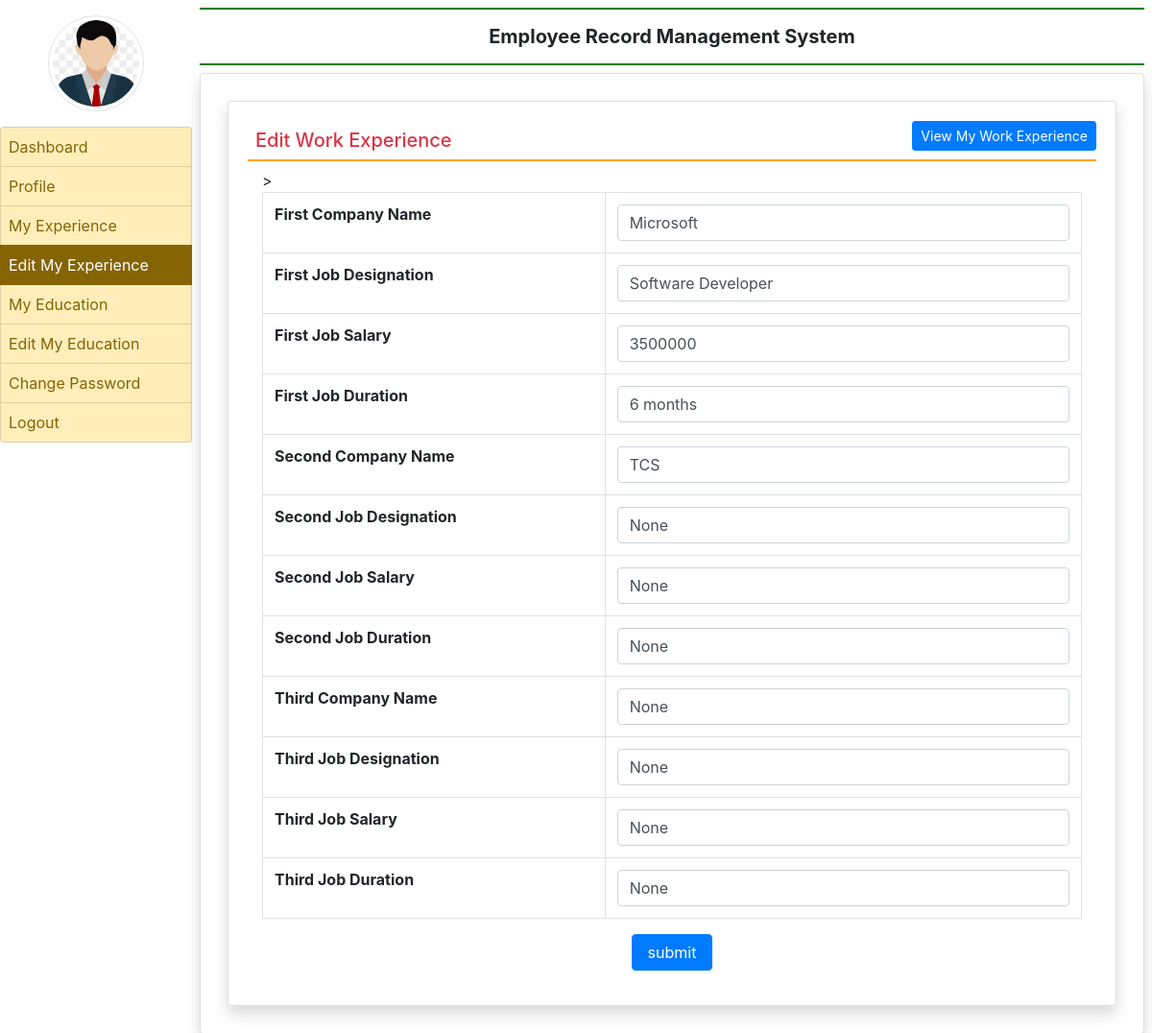
Page /edit_myexperience/ (signed in) on the committed database.
### employee/models.py (models this page shows, shortened)
class EmployeeExperience(models.Model):
    user = models.ForeignKey(User,on_delete=models.CASCADE)
    company1name=models.CharField(max_length=100,null=True)
    company1desig=models.CharField(max_length=100,null=True)
    company1salary=models.CharField(max_length=100,null=True)
    company1duration=models.CharField(max_length=100,null=True)
    company2name=models.CharField(max_length=100,null=True)
    company2desig=models.CharField(max_length=100,null=True)
    company2salary=models.CharField(max_length=100,null=True)
    company2duration=models.CharField(max_length=100,null=True)
    company3name=models.CharField(max_length=100,null=True)
    company3desig=models.CharField(max_length=100,null=True)
    company3salary=models.CharField(max_length=100,null=True)
    company3duration=models.CharField(max_length=100,null=True)

### employee/views.py (the view, shortened to what this page needs)
# urls.py: path('edit_myexperience/', edit_myexperience,name='edit_myexperience'),
def edit_myexperience(request):
    if not request.user.is_authenticated:
        return redirect('emp_login')
    error =""
    user = request.user
    experience=EmployeeExperience.objects.get(user=user)
    return render(request,'edit_myexperience.html',locals())

### employee/templates/edit_myexperience.html (shortened to what this page needs)
{%extends  'emp_base.html'%}
{% block main%}
<div class="card shadow  m-2">
    <div class="card-body">
        <a href="{% url 'my_experience'%}" class="btn btn-primary float-right btn-sm">View My Work Experience</a>
        <h5 class="p-2 text-danger" style="border-bottom: 2px solid  orange">Edit Work Experience</h5>
        <div class="container-fluid">
            <form method="post">
            <table class="table table-bordered">
                <tr>
                    <th>First Company Name</th>
                    <td><input type="text" name="company1name" class="form-control" value="{{experience.company1name}}"></td>
                </tr>
                <tr>
                    <th>First Job Designation</th>
                    <td><input type="text" name="company1desig" class="form-control" value="{{experience.company1desig}}"></td>
                </tr>
                <tr>
                    <th>First Job Salary</th>
                   <td><input type="text" name="company1salary" class="form-control" value="{{experience.company1salary}}"></td>
                </tr>
                <tr>
                    <th>First Job Duration</th>
                    <td><input type="text" name="company1duration" class="form-control" value="{{experience.company1duration}}"></td>>
                </tr>
                <tr>
                    <th>Second Company Name</th>
                    <td><input type="text" name="company2name" class="form-control" value="{{experience.company2name}}"></td>
                </tr>
                <tr>
                    <th>Second Job Designation</th>
                    <td><input type="text" name="company2desig" class="form-control" value="{{experience.company2desig}}"></td>
                </tr>
                <tr>
                    <th>Second Job Salary</th>
                    <td><input type="text" name="company2salary" class="form-control" value="{{experience.company2salary}}"></td>
                </tr>
                <tr>
                    <th>Second Job Duration</th>
                    <td><input type="text" name="company2duration" class="form-control" value="{{experience.company2duration}}"></td>
                </tr>
                <tr>
                    <th>Third Company Name</th>
                    <td><input type="text" name="company3name" class="form-control" value="{{experience.company3name}}"></td>
                </tr>
                <tr>
                    <th>Third Job Designation</th>
                    <td><input type="text" name="company3desig" class="form-control" value="{{experience.company3desig}}"></td>
                </tr>
                <tr>
                    <th>Third Job Salary</th>
                    <td><input type="text" name="company3salary" class="form-control" value="{{experience.company3salary}}"></td>
                </tr>
                <tr>
                    <th>Third Job Duration</th>
                    <td><input type="text" name="company3duration" class="form-control" value="{{experience.company3duration}}"></td>
                </tr>
            </table>
            <center><input type="submit" value="submit" class="btn btn-primary px-3"><center>
        </form>
        </div>
    </div>
</div>
{% endblock %}

### rows in the picture
EmployeeExperience: company1name "Microsoft", company1desig "Software Developer", company1salary "3500000", company1duration "6 months", company2name "TCS", company2desig "None", company2salary "None", company2duration "None", company3name "None", company3desig "None", company3salary "None", company3duration "None"
